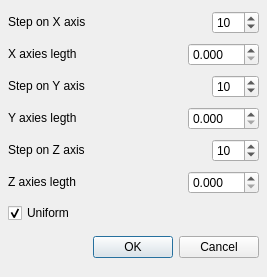
<ui version="4.0" >
 <author></author>
 <comment></comment>
 <exportmacro></exportmacro>
 <class>DecimatorDialog</class>
 <widget class="QDialog" name="DecimatorDialog" >
  <property name="geometry" >
   <rect>
    <x>0</x>
    <y>0</y>
    <width>267</width>
    <height>277</height>
   </rect>
  </property>
  <property name="windowTitle" >
   <string>Clustering decimator</string>
  </property>
  <property name="windowIcon" >
   <iconset>..\images\eye128.png</iconset>
  </property>
  <layout class="QGridLayout" >
   <property name="margin" >
    <number>8</number>
   </property>
   <property name="spacing" >
    <number>6</number>
   </property>
   <item row="6" column="0" >
    <layout class="QHBoxLayout" >
     <property name="margin" >
      <number>0</number>
     </property>
     <property name="spacing" >
      <number>6</number>
     </property>
     <item>
      <widget class="QCheckBox" name="Uniform" >
       <property name="text" >
        <string>Uniform</string>
       </property>
       <property name="checked" >
        <bool>true</bool>
       </property>
      </widget>
     </item>
     <item>
      <spacer>
       <property name="orientation" >
        <enum>Qt::Horizontal</enum>
       </property>
       <property name="sizeHint" >
        <size>
         <width>40</width>
         <height>20</height>
        </size>
       </property>
      </spacer>
     </item>
    </layout>
   </item>
   <item row="4" column="0" >
    <layout class="QHBoxLayout" >
     <property name="margin" >
      <number>0</number>
     </property>
     <property name="spacing" >
      <number>6</number>
     </property>
     <item>
      <widget class="QLabel" name="stepLBL_2_2" >
       <property name="text" >
        <string>&lt;html>&lt;head>&lt;meta name=&quot;qrichtext&quot; content=&quot;1&quot; />&lt;/head>&lt;body style=&quot; white-space: pre-wrap; font-family:MS Shell Dlg; font-weight:400; font-style:normal; text-decoration:none;&quot;>&lt;p style=&quot; margin-top:0px; margin-bottom:0px; margin-left:0px; margin-right:0px; -qt-block-indent:0; text-indent:0px;&quot;>Step on Z axis&lt;/p>&lt;/body>&lt;/html></string>
       </property>
       <property name="buddy" >
        <cstring>stepZSB</cstring>
       </property>
      </widget>
     </item>
     <item>
      <spacer>
       <property name="orientation" >
        <enum>Qt::Horizontal</enum>
       </property>
       <property name="sizeHint" >
        <size>
         <width>124</width>
         <height>20</height>
        </size>
       </property>
      </spacer>
     </item>
     <item>
      <widget class="QDoubleSpinBox" name="stepZSB" >
       <property name="decimals" >
        <number>0</number>
       </property>
       <property name="maximum" >
        <double>100</double>
       </property>
       <property name="minimum" >
        <double>2</double>
       </property>
       <property name="value" >
        <double>10</double>
       </property>
      </widget>
     </item>
    </layout>
   </item>
   <item row="3" column="0" >
    <layout class="QHBoxLayout" >
     <property name="margin" >
      <number>0</number>
     </property>
     <property name="spacing" >
      <number>6</number>
     </property>
     <item>
      <widget class="QLabel" name="label_2" >
       <property name="text" >
        <string>&lt;html>&lt;head>&lt;meta name=&quot;qrichtext&quot; content=&quot;1&quot; />&lt;/head>&lt;body style=&quot; white-space: pre-wrap; font-family:MS Shell Dlg; font-weight:400; font-style:normal; text-decoration:none;&quot;>&lt;p style=&quot; margin-top:0px; margin-bottom:0px; margin-left:0px; margin-right:0px; -qt-block-indent:0; text-indent:0px;&quot;>&lt;span style=&quot; color:#000000;&quot;>Y axies legth&lt;/span>&lt;/p>&lt;/body>&lt;/html></string>
       </property>
      </widget>
     </item>
     <item>
      <spacer>
       <property name="orientation" >
        <enum>Qt::Horizontal</enum>
       </property>
       <property name="sizeHint" >
        <size>
         <width>31</width>
         <height>20</height>
        </size>
       </property>
      </spacer>
     </item>
     <item>
      <widget class="QDoubleSpinBox" name="YedgeLength" >
       <property name="decimals" >
        <number>3</number>
       </property>
       <property name="maximum" >
        <double>100</double>
       </property>
       <property name="singleStep" >
        <double>0.01</double>
       </property>
      </widget>
     </item>
    </layout>
   </item>
   <item row="5" column="0" >
    <layout class="QHBoxLayout" >
     <property name="margin" >
      <number>0</number>
     </property>
     <property name="spacing" >
      <number>6</number>
     </property>
     <item>
      <widget class="QLabel" name="label_2_2" >
       <property name="text" >
        <string>&lt;html>&lt;head>&lt;meta name=&quot;qrichtext&quot; content=&quot;1&quot; />&lt;/head>&lt;body style=&quot; white-space: pre-wrap; font-family:MS Shell Dlg; font-weight:400; font-style:normal; text-decoration:none;&quot;>&lt;p style=&quot; margin-top:0px; margin-bottom:0px; margin-left:0px; margin-right:0px; -qt-block-indent:0; text-indent:0px;&quot;>&lt;span style=&quot; color:#000000;&quot;>Z axies legth&lt;/span>&lt;/p>&lt;/body>&lt;/html></string>
       </property>
      </widget>
     </item>
     <item>
      <spacer>
       <property name="orientation" >
        <enum>Qt::Horizontal</enum>
       </property>
       <property name="sizeHint" >
        <size>
         <width>31</width>
         <height>20</height>
        </size>
       </property>
      </spacer>
     </item>
     <item>
      <widget class="QDoubleSpinBox" name="ZedgeLength" >
       <property name="decimals" >
        <number>3</number>
       </property>
       <property name="maximum" >
        <double>100</double>
       </property>
       <property name="singleStep" >
        <double>0.01</double>
       </property>
      </widget>
     </item>
    </layout>
   </item>
   <item row="2" column="0" >
    <layout class="QHBoxLayout" >
     <property name="margin" >
      <number>0</number>
     </property>
     <property name="spacing" >
      <number>6</number>
     </property>
     <item>
      <widget class="QLabel" name="stepLBL_2" >
       <property name="text" >
        <string>&lt;html>&lt;head>&lt;meta name=&quot;qrichtext&quot; content=&quot;1&quot; />&lt;/head>&lt;body style=&quot; white-space: pre-wrap; font-family:MS Shell Dlg; font-weight:400; font-style:normal; text-decoration:none;&quot;>&lt;p style=&quot; margin-top:0px; margin-bottom:0px; margin-left:0px; margin-right:0px; -qt-block-indent:0; text-indent:0px;&quot;>Step on Y axis&lt;/p>&lt;/body>&lt;/html></string>
       </property>
       <property name="buddy" >
        <cstring>stepZSB</cstring>
       </property>
      </widget>
     </item>
     <item>
      <spacer>
       <property name="orientation" >
        <enum>Qt::Horizontal</enum>
       </property>
       <property name="sizeHint" >
        <size>
         <width>124</width>
         <height>20</height>
        </size>
       </property>
      </spacer>
     </item>
     <item>
      <widget class="QDoubleSpinBox" name="stepYSB" >
       <property name="decimals" >
        <number>0</number>
       </property>
       <property name="maximum" >
        <double>100</double>
       </property>
       <property name="minimum" >
        <double>2</double>
       </property>
       <property name="value" >
        <double>10</double>
       </property>
      </widget>
     </item>
    </layout>
   </item>
   <item row="0" column="0" >
    <layout class="QHBoxLayout" >
     <property name="margin" >
      <number>0</number>
     </property>
     <property name="spacing" >
      <number>6</number>
     </property>
     <item>
      <widget class="QLabel" name="stepLBL" >
       <property name="text" >
        <string>&lt;html>&lt;head>&lt;meta name=&quot;qrichtext&quot; content=&quot;1&quot; />&lt;/head>&lt;body style=&quot; white-space: pre-wrap; font-family:MS Shell Dlg; font-weight:400; font-style:normal; text-decoration:none;&quot;>&lt;p style=&quot; margin-top:0px; margin-bottom:0px; margin-left:0px; margin-right:0px; -qt-block-indent:0; text-indent:0px;&quot;>Step on X axis&lt;/p>&lt;/body>&lt;/html></string>
       </property>
       <property name="buddy" >
        <cstring>stepZSB</cstring>
       </property>
      </widget>
     </item>
     <item>
      <spacer>
       <property name="orientation" >
        <enum>Qt::Horizontal</enum>
       </property>
       <property name="sizeHint" >
        <size>
         <width>124</width>
         <height>20</height>
        </size>
       </property>
      </spacer>
     </item>
     <item>
      <widget class="QDoubleSpinBox" name="stepXSB" >
       <property name="decimals" >
        <number>0</number>
       </property>
       <property name="maximum" >
        <double>100</double>
       </property>
       <property name="minimum" >
        <double>2</double>
       </property>
       <property name="value" >
        <double>10</double>
       </property>
      </widget>
     </item>
    </layout>
   </item>
   <item row="7" column="0" >
    <layout class="QHBoxLayout" >
     <property name="margin" >
      <number>0</number>
     </property>
     <property name="spacing" >
      <number>6</number>
     </property>
     <item>
      <spacer>
       <property name="orientation" >
        <enum>Qt::Horizontal</enum>
       </property>
       <property name="sizeHint" >
        <size>
         <width>131</width>
         <height>31</height>
        </size>
       </property>
      </spacer>
     </item>
     <item>
      <widget class="QPushButton" name="okButton" >
       <property name="text" >
        <string>OK</string>
       </property>
      </widget>
     </item>
     <item>
      <widget class="QPushButton" name="cancelButton" >
       <property name="text" >
        <string>Cancel</string>
       </property>
      </widget>
     </item>
    </layout>
   </item>
   <item row="1" column="0" >
    <layout class="QHBoxLayout" >
     <property name="margin" >
      <number>0</number>
     </property>
     <property name="spacing" >
      <number>6</number>
     </property>
     <item>
      <widget class="QLabel" name="label" >
       <property name="text" >
        <string>&lt;html>&lt;head>&lt;meta name=&quot;qrichtext&quot; content=&quot;1&quot; />&lt;/head>&lt;body style=&quot; white-space: pre-wrap; font-family:MS Shell Dlg; font-weight:400; font-style:normal; text-decoration:none;&quot;>&lt;p style=&quot; margin-top:0px; margin-bottom:0px; margin-left:0px; margin-right:0px; -qt-block-indent:0; text-indent:0px;&quot;>&lt;span style=&quot; color:#000000;&quot;>X axies legth&lt;/span>&lt;/p>&lt;/body>&lt;/html></string>
       </property>
      </widget>
     </item>
     <item>
      <spacer>
       <property name="orientation" >
        <enum>Qt::Horizontal</enum>
       </property>
       <property name="sizeHint" >
        <size>
         <width>31</width>
         <height>20</height>
        </size>
       </property>
      </spacer>
     </item>
     <item>
      <widget class="QDoubleSpinBox" name="XedgeLength" >
       <property name="decimals" >
        <number>3</number>
       </property>
       <property name="maximum" >
        <double>100</double>
       </property>
       <property name="singleStep" >
        <double>0.01</double>
       </property>
      </widget>
     </item>
    </layout>
   </item>
  </layout>
 </widget>
 <pixmapfunction></pixmapfunction>
 <resources/>
 <connections>
  <connection>
   <sender>okButton</sender>
   <signal>clicked()</signal>
   <receiver>DecimatorDialog</receiver>
   <slot>accept()</slot>
   <hints>
    <hint type="sourcelabel" >
     <x>278</x>
     <y>253</y>
    </hint>
    <hint type="destinationlabel" >
     <x>96</x>
     <y>254</y>
    </hint>
   </hints>
  </connection>
  <connection>
   <sender>cancelButton</sender>
   <signal>clicked()</signal>
   <receiver>DecimatorDialog</receiver>
   <slot>reject()</slot>
   <hints>
    <hint type="sourcelabel" >
     <x>369</x>
     <y>253</y>
    </hint>
    <hint type="destinationlabel" >
     <x>179</x>
     <y>282</y>
    </hint>
   </hints>
  </connection>
 </connections>
</ui>
